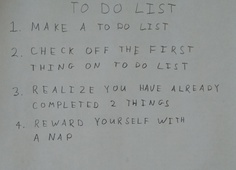
%> input picture hw3/images/01_list.jpg, 236 x 170 px, shrunk from 2270 x 1631 before the run
$ octave testFindLetters.m   (GNU Octave 9; MATLAB toolbox functions it lacks are replaced by stand-ins)
%> lines starting %> are read from the running program, lines starting %| are printed output that depends on the picture; in (x1, y1, x2, y2) boxes, pixels count from 0 and x2, y2 are one past the last pixel; in counts of white or black regions, pixels touching at a corner belong together; the program's own positions count from 1
%> further down, img is the input picture: size 170x236x3 uint8; mean R, G, B 146.6, 150.1, 148.9
### hw3/matlab/findLetters.m
function [lines, bw] = findLetters(im)
% [lines, BW] = findLetters(im) processes the input RGB image and returns a cell
% array 'lines' of located characters in the image, as well as a binary
% representation of the input image. The cell array 'lines' should contain one
% matrix entry for each line of text that appears in the image. Each matrix entry
% should have size Lx4, where L represents the number of letters in that line.
% Each row of the matrix should contain 4 numbers [x1, y1, x2, y2] representing
% the top-left and bottom-right position of each box. The boxes in one line should
% be sorted by x1 value.

%convert the im to gray and binary

im = rgb2gray(im);
im = ~imbinarize(im); % 0 for background and 1 for the black area
%> im: size 170x236 logical; 5.2% white in thin lines or dots, all inside (x1, y1, x2, y2) = (0, 0, 219, 142)
bw = double(~im);
im = double(im);

im = imgaussfilt(im, 2);
im = bwareaopen(im, 400); %filter some interference in the img
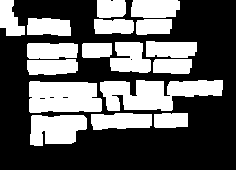
%> im: size 170x236 logical; 38.3% white; 17 white regions, largest, box (x1, y1, x2, y2) and area: (100, 80, 223, 111) 2579, (29, 81, 102, 113) 2087, (30, 115, 87, 146) 1438

result = bwconncomp(im);
%> result = 17 connected components

charPos = result.PixelIdxList;
%> charPos = 17 items
charNum = result.NumObjects;
%> charNum = 17

%locate each character
char = zeros(charNum, 4);
[m, n] = size(im);
%> m = 170; n = 236
for i = 1 : charNum
    [x1, y1, x2, y2] = deal(n, m, 1, 1);
    for j = 1 : length(charPos{i})
        [x, y] = ind2sub([m, n], charPos{i}(j));
        x1 = min(x1, y);
        y1 = min(y1, x);
        x2 = max(x2, y);
        y2 = max(y2, x);
    end

    [x1, y1, x2, y2] = deal(max(1, x1 - 2), max(1, y1 - 2), min(n, x2 + 2), min(m, y2 + 2));
    char(i, :) = [x1, y1, x2, y2];
end
%> this loop made 17 passes
%> (x1, y1, x2, y2) on passes 1 to 12: (1, 1, 27, 38), (26, 17, 73, 38), (26, 42, 80, 61), (26, 58, 80, 77), (28, 80, 104, 115), (29, 114, 89, 148), (81, 42, 114, 60), (90, 112, 154, 132), (93, 18, 136, 36), (96, 1, 128, 20), (99, 79, 225, 113), (109, 41, 153, 75)
%> after the loop, char = 17 rows, first 8: [1 1 27 38; 26 17 73 38; 26 42 80 61; 26 58 80 77; 28 80 104 115; 29 114 89 148; 81 42 114 60; 90 112 154 132]

lines = cell(charNum, 1);
%> lines = 17 items
i = 0;
while 1
    i = i + 1;
    [y1_min, xPos] = min(char(:, 2));
    y2_min = char(xPos, 4);
    sameLine = (char(:, 2) >= y1_min & char(:, 2) <= y2_min);
    if length(sameLine) == 0
        break
    end

    row = sortrows(char(sameLine, :));
    lines{i} = row;

    char(sameLine, :) = [];
end
%> this loop made 5 passes
%> (y1_min, xPos, y2_min) on passes 1 to 2: (1, 1, 38), (40, 9, 60)
%> (y1_min, xPos, y2_min, sameLine) on pass 3: (79, 4, 113, [true; false; true; true; true])
%> after the loop, i = 5

lines = lines(1 : i - 1);
%> lines = 4 items


end

### hw3/matlab/testFindLetters.m
% Your code here.
img = imread('../images/01_list.jpg');
[lines, ~] = findLetters(img);
%> lines = 4 items
figure;
imshow(img);
hold on
for i = 1 : length(lines)
    tmp = lines{i};
    for j = 1 : size(tmp, 1)
        pos = tmp(j, :);
        pos(3) = pos(3) - pos(1);
        pos(4) = pos(4) - pos(2);
        rectangle('Position', pos, 'EdgeColor', 'g', 'LineWidth', 1);
    end
end
%> this loop made 4 passes
%> after the loop, pos = [29 114 60 34]
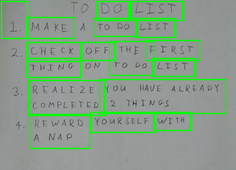
%> figure redrawn from the program's plot data
hold off

img = imread('../images/02_letters.jpg');
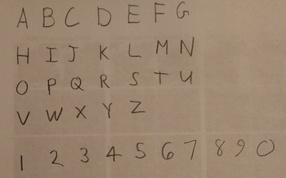
%> input picture hw3/images/02_letters.jpg, 286 x 178 px, shrunk from 2743 x 1712 before the run
%> img is the input picture: size 178x286x3 uint8; mean R, G, B 154.2, 132.5, 111.1
[lines, ~] = findLetters(img);
%> in findLetters (call 2), `im = ~imbinarize(im);`: im: size 178x286 logical; 3.8% white in thin lines or dots, all inside (x1, y1, x2, y2) = (16, 2, 275, 171)
%> in findLetters (call 2), `im = bwareaopen(im, 400);`: im: size 178x286 logical; 17.1% white; 19 white regions, largest, box (x1, y1, x2, y2) and area: (253, 135, 279, 161) 569, (38, 3, 59, 32) 541, (93, 3, 115, 30) 530
%> the loop in findLetters (call 2), `for i = 1 : charNum` made 19 passes
%> (x1, y1, x2, y2) on passes 1 to 12: (11, 75, 34, 101), (11, 106, 36, 131), (12, 3, 34, 35), (12, 41, 35, 70), (37, 2, 61, 34), (41, 42, 64, 69), (41, 102, 69, 128), (45, 145, 70, 173), (60, 2, 85, 33), (65, 72, 90, 97), (92, 2, 117, 32), (101, 141, 128, 168)
%> after the loop in findLetters (call 2), `for i = 1 : charNum`: char = 19 rows, first 8: [11 75 34 101; 11 106 36 131; 12 3 34 35; 12 41 35 70; 37 2 61 34; 41 42 64 69; 41 102 69 128; 45 145 70 173]
%> the loop in findLetters (call 2), `while 1` made 6 passes
%> (y1_min, xPos, y2_min) on passes 1 to 2: (1, 13, 29), (32, 13, 62)
%> (y1_min, xPos, y2_min, row) on pass 3: (72, 5, 97, [11 75 34 101; 65 72 90 97; 125 95 151 120])
%> lines = 5 items
figure;
imshow(img);
hold on
for i = 1 : length(lines)
    tmp = lines{i};
    for j = 1 : size(tmp, 1)
        pos = tmp(j, :);
        pos(3) = pos(3) - pos(1);
        pos(4) = pos(4) - pos(2);
        rectangle('Position', pos, 'EdgeColor', 'g', 'LineWidth', 1);
    end
end
%> this loop made 5 passes
%> tmp on passes 3 to 4: [11 75 34 101; 65 72 90 97; 125 95 151 120], [11 106 36 131; 41 102 69 128]
%> after the loop, pos = [252 134 29 29]
hold off

img = imread('../images/03_haiku.jpg');
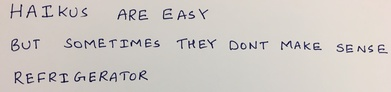
%> input picture hw3/images/03_haiku.jpg, 391 x 92 px, shrunk from 3753 x 880 before the run
%> img is the input picture: size 92x391x3 uint8; mean R, G, B 206.8, 201.2, 196.8
[lines, ~] = findLetters(img);
%> in findLetters (call 3), `im = ~imbinarize(im);`: im: size 92x391 logical; 4.9% white in thin lines or dots, all inside (x1, y1, x2, y2) = (10, 4, 388, 84)
%> in findLetters (call 3), `im = bwareaopen(im, 400);`: im: size 92x391 logical; 31.3% white; 10 white regions, largest, box (x1, y1, x2, y2) and area: (11, 66, 152, 88) 2536, (60, 34, 164, 53) 1699, (6, 0, 91, 23) 1643
%> after the loop in findLetters (call 3), `for i = 1 : charNum`: char = 10 rows, first 8: [5 1 93 25; 6 34 46 57; 10 65 154 90; 59 33 166 55; 112 4 154 27; 158 4 214 26; 172 33 222 55; 225 35 274 56]
%> lines = 3 items
figure;
imshow(img);
hold on
for i = 1 : length(lines)
    tmp = lines{i};
    for j = 1 : size(tmp, 1)
        pos = tmp(j, :);
        pos(3) = pos(3) - pos(1);
        pos(4) = pos(4) - pos(2);
        rectangle('Position', pos, 'EdgeColor', 'g', 'LineWidth', 1);
    end
end
%> this loop made 3 passes
%> tmp on passes 1, 3: [5 1 93 25; 112 4 154 27; 158 4 214 26], [10 65 154 90]
%> after the loop, pos = [10 65 144 25]
hold off

img = imread('../images/04_deep.jpg');
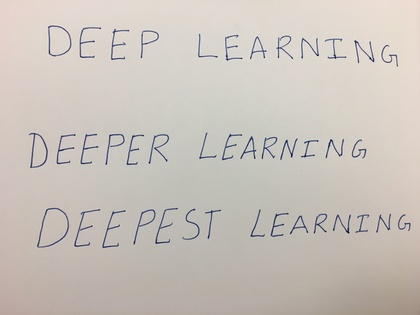
%> input picture hw3/images/04_deep.jpg, 420 x 315 px, shrunk from 4032 x 3024 before the run
%> img is the input picture: size 315x420x3 uint8; mean R, G, B 201.5, 194.6, 187.6
[lines, ~] = findLetters(img);
%> in findLetters (call 4), `im = ~imbinarize(im);`: im: size 315x420 logical; 34.3% white; 127 white regions (98 under 20 px), largest, box (x1, y1, x2, y2) and area: (0, 182, 420, 315) 41807, (29, 133, 48, 168) 194, (148, 134, 169, 164) 166
%> in findLetters (call 4), `im = bwareaopen(im, 400);`:
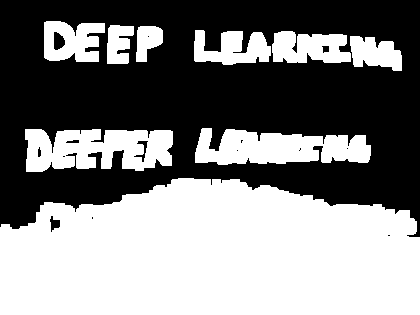
%> im: size 315x420 logical; 50.6% white; 15 black regions (8 under 20 px), largest, box (x1, y1, x2, y2) and area: (0, 0, 420, 237) 64916, (54, 32, 65, 50) 150, (50, 216, 60, 232) 90
%> in findLetters (call 4), `result = bwconncomp(im);`: result = 9 connected components
%> in findLetters (call 4), `charPos = result.PixelIdxList;`: charPos = 9 items
%> in findLetters (call 4), `charNum = result.NumObjects;`: charNum = 9
%> the loop in findLetters (call 4), `for i = 1 : charNum` made 9 passes
%> (x1, y1, x2, y2) on passes 1 to 9: (1, 177, 420, 315), (24, 128, 175, 174), (43, 20, 107, 64), (106, 24, 136, 66), (135, 25, 165, 64), (193, 29, 273, 67), (194, 127, 373, 167), (271, 30, 353, 65), (349, 35, 404, 73)
%> after the loop in findLetters (call 4), `for i = 1 : charNum`: char = [1 177 420 315; 24 128 175 174; 43 20 107 64; 106 24 136 66; 135 25 165 64; 193 29 273 67; 194 127 373 167; 271 30 353 65; 349 35 404 73]
%> in findLetters (call 4), `lines = cell(charNum, 1);`: lines = {[], [], [], [], [], [], [], [], []}
%> the loop in findLetters (call 4), `while 1` made 4 passes
%> (y1_min, xPos, y2_min, sameLine, row) on passes 2 to 3: (127, 3, 167, [false; true; true], [24 128 175 174; 194 127 373 167]), (177, 1, 315, true, [1 177 420 315])
%> (y1_min, xPos, y2_min, sameLine) on pass 1: (20, 3, 64, [false; false; true; true; true; true; false; true; true])
%> after the loop in findLetters (call 4), `while 1`: lines = 9 items
%> in findLetters (call 4), `lines = lines(1 : i - 1);`: lines = 3 items
figure;
imshow(img);
hold on
for i = 1 : length(lines)
    tmp = lines{i};
    for j = 1 : size(tmp, 1)
        pos = tmp(j, :);
        pos(3) = pos(3) - pos(1);
        pos(4) = pos(4) - pos(2);
        rectangle('Position', pos, 'EdgeColor', 'g', 'LineWidth', 1);
    end
end
%> this loop made 3 passes
%> tmp on passes 2 to 3: [24 128 175 174; 194 127 373 167], [1 177 420 315]
%> after the loop, pos = [1 177 419 138]
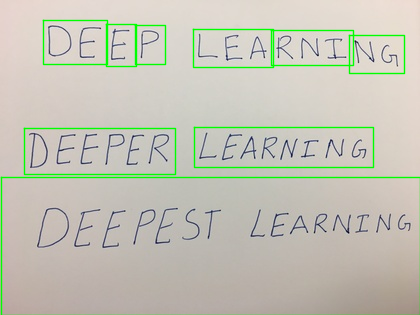
%> figure redrawn from the program's plot data
hold off
